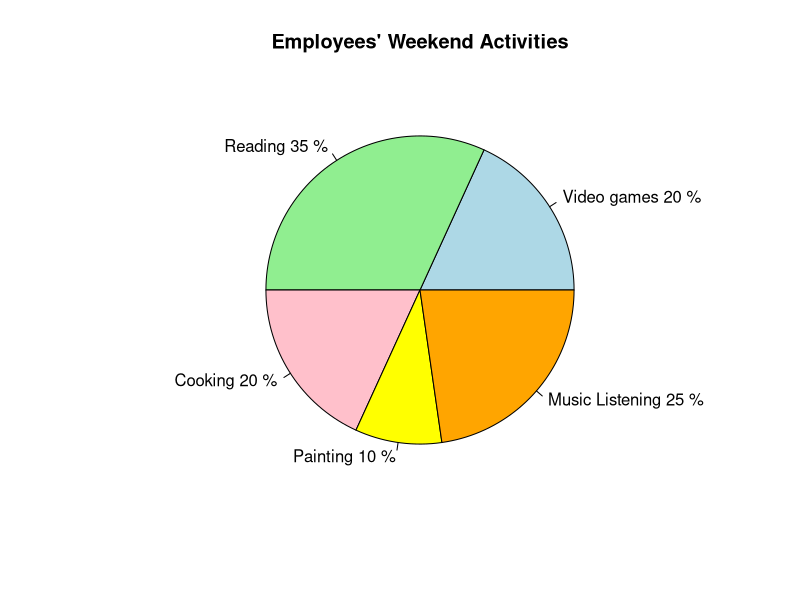

This figure's R source:
activities <- c("Video games", "Reading", "Cooking", "Painting", "Music Listening")
percentages <- c(20, 35, 20, 10, 25)

most_common <- activities[which.max(percentages)]

print(paste("Most common activity during weekends is:", most_common))

pie(percentages,
    labels = paste(activities, percentages, "%"),
    col = c("lightblue", "lightgreen", "pink", "yellow", "orange"),
    main = "Employees' Weekend Activities")
